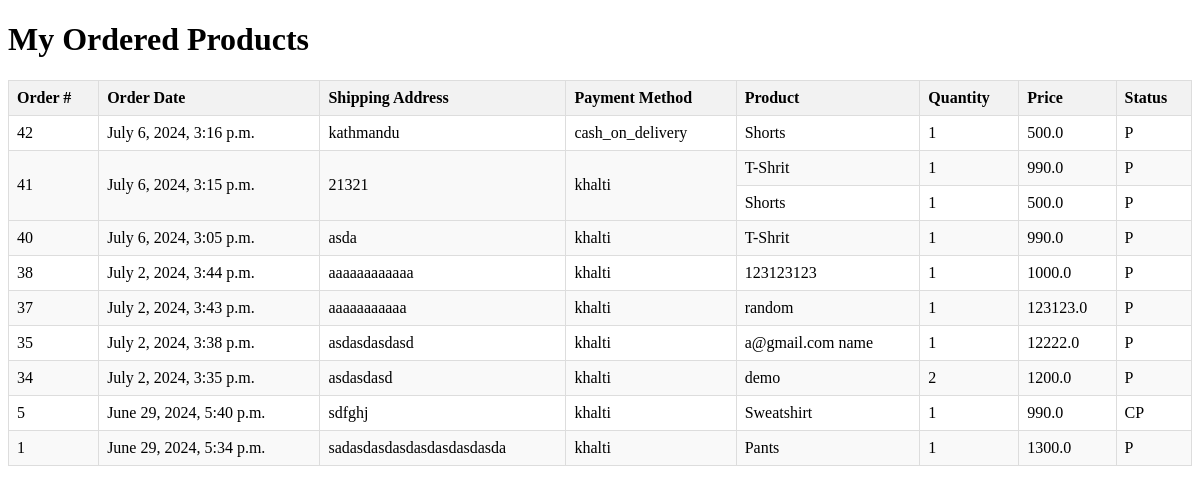
/orders/ (signed in), run on the app's committed database.
### store/models.py (models this page shows, shortened)
class Order(models.Model):
    PENDING_CHOICES = 'P'
    CONFIRM_CHOICES = 'CF'
    CANCEL_CHOICES = 'C'
    COMPLETED_CHOICES = 'CP'
    STATUS_CHOICES = [
        (PENDING_CHOICES, 'PENDING'),
        (CONFIRM_CHOICES, 'CONFIRMED'),
        (CANCEL_CHOICES, "CANCELED"),
        (COMPLETED_CHOICES, "COMPLETED"),
    ]
    customer = models.ForeignKey(Customer, on_delete=models.CASCADE)
    status = models.CharField(max_length=2, choices=STATUS_CHOICES, default=PENDING_CHOICES)
    payment_status = models.BooleanField(default=False)
    payment_method = models.CharField(max_length=50,blank=True, null=True)
    shipping_address = models.CharField(max_length=255)
    created_at = models.DateTimeField(auto_now_add=True, blank=True, null=True)
    updated_at = models.DateTimeField(auto_now=True)

class OrderItem(models.Model):
    PENDING_CHOICES = 'P'
    CONFIRM_CHOICES = 'CF'
    CANCEL_CHOICES = 'C'
    COMPLETED_CHOICES = 'CP'
    STATUS_CHOICES = [
        (PENDING_CHOICES, 'PENDING'),
        (CONFIRM_CHOICES, 'CONFIRMED'),
        (CANCEL_CHOICES, "CANCELED"),
        (COMPLETED_CHOICES, "COMPLETED"),
    ]
    product = models.ForeignKey(Product, on_delete=models.CASCADE)
    price = models.FloatField()
    quantity = models.IntegerField(default=1)
    status = models.CharField(max_length=2, choices=STATUS_CHOICES, default=PENDING_CHOICES)
    order = models.ForeignKey(Order, on_delete=models.PROTECT, related_name="order_items")

class Product(models.Model):
    name = models.CharField(max_length=100)
    quantity = models.IntegerField(default=0)
    price = models.FloatField()
    discounted_price = models.FloatField()
    category = models.ForeignKey(Category, on_delete=models.CASCADE, related_name="products")
    image = models.ImageField(upload_to='products/', null=True, blank=True)
    uploaded_by = models.ForeignKey(User, on_delete=models.CASCADE, related_name="uploaded_products", default=1)

### store/views.py (the view)
# urls.py: path('orders/', views.order_list, name='order_list'),
@login_required
def order_list(request):
    customer = Customer.objects.get(user=request.user)
    orders = Order.objects.filter(customer=customer).order_by('-created_at')
    context = {
        'orders': orders
    }
    return render(request, 'order_list.html', context)

### store/templates/order_list.html (shortened to what this page needs)
<!DOCTYPE html>
<html lang="en">
<head>
</head>
<body>
    <h1>My Ordered Products</h1>
    {% if orders %}
    <table>
        <thead>
            <tr>
                <th>Order #</th>
                <th>Order Date</th>
                <th>Shipping Address</th>
                <th>Payment Method</th>
                <th>Product</th>
                <th>Quantity</th>
                <th>Price</th>
                <th>Status</th>
            </tr>
        </thead>
        <tbody>
            {% for order in orders %}
            {% for item in order.order_items.all %}
            <tr>
                {% if forloop.first %}
                <td rowspan="{{ order.order_items.count }}">{{ order.id }}</td>
                <td rowspan="{{ order.order_items.count }}">{{ order.created_at }}</td>
                <td rowspan="{{ order.order_items.count }}">{{ order.shipping_address }}</td>
                <td rowspan="{{ order.order_items.count }}">{{ order.payment_method }}</td>
                {% endif %}
                <td>{{ item.product.name }}</td>
                <td>{{ item.quantity }}</td>
                <td>{{ item.price }}</td>
                <td>{{ item.status }}</td>
            </tr>
            {% endfor %}
            {% endfor %}
        </tbody>
    </table>
    {% else %}
        <p>No orders found.</p>
    {% endif %}
</body>
</html>

### store/templates/order_list.html (style rules this page uses)
table { width: 100%; border-collapse: collapse; margin-bottom: 20px; }
th, td { border: 1px solid #ddd; padding: 8px; text-align: left; }
th { background-color: #f2f2f2; }
tbody tr:nth-child(even) { background-color: #f9f9f9; }
tbody tr:nth-child(odd) { background-color: #ffffff; }

### data on the page
Order: id "42", created_at "July 6, 2024, 3:16 p.m.", shipping_address "kathmandu", payment_method "cash_on_delivery"
OrderItem: product.name "Shorts", quantity "1", price "500.0", status "P"
Order: id "41", created_at "July 6, 2024, 3:15 p.m.", shipping_address "21321", payment_method "khalti"
OrderItem: product.name "T-Shrit", quantity "1", price "990.0", status "P"
OrderItem: product.name "Shorts", quantity "1", price "500.0", status "P"
Order: id "40", created_at "July 6, 2024, 3:05 p.m.", shipping_address "asda", payment_method "khalti"
OrderItem: product.name "T-Shrit", quantity "1", price "990.0", status "P"
Order: id "38", created_at "July 2, 2024, 3:44 p.m.", shipping_address "aaaaaaaaaaaa", payment_method "khalti"
OrderItem: product.name "123123123", quantity "1", price "1000.0", status "P"
Order: id "37", created_at "July 2, 2024, 3:43 p.m.", shipping_address "aaaaaaaaaaa", payment_method "khalti"
OrderItem: product.name "random", quantity "1", price "123123.0", status "P"
Order: id "35", created_at "July 2, 2024, 3:38 p.m.", shipping_address "asdasdasdasd", payment_method "khalti"
OrderItem: product.name "a@gmail.com name", quantity "1", price "12222.0", status "P"
Order: id "34", created_at "July 2, 2024, 3:35 p.m.", shipping_address "asdasdasd", payment_method "khalti"
OrderItem: product.name "demo", quantity "2", price "1200.0", status "P"
Order: id "5", created_at "June 29, 2024, 5:40 p.m.", shipping_address "sdfghj", payment_method "khalti"
OrderItem: product.name "Sweatshirt", quantity "1", price "990.0", status "CP"
Order: id "1", created_at "June 29, 2024, 5:34 p.m.", shipping_address "sadasdasdasdasdasdasdasda", payment_method "khalti"
OrderItem: product.name "Pants", quantity "1", price "1300.0", status "P"
